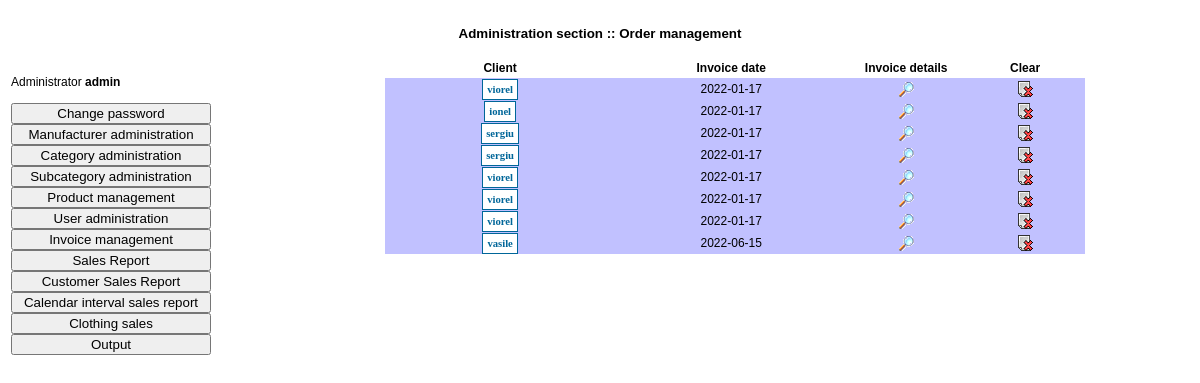
Page /admin/orders.php (signed in) on the committed database.
### tables this page shows
CREATE TABLE `tcomenzi` (
  `fIdComanda` int(11) UNSIGNED NOT NULL,
  `fIdUtilizator` int(11) UNSIGNED NOT NULL DEFAULT '0',
  `fIdCupon` int(11) DEFAULT NULL,
  `fNumeCumparator` varchar(100) DEFAULT NULL,
  `fEmailCumparator` varchar(100) DEFAULT NULL,
  `fAdresaCumparator` text,
  `fDataComanda` date DEFAULT NULL
);

CREATE TABLE `tutilizatori` (
  `fIdUtilizator` int(11) UNSIGNED NOT NULL,
  `fNumeUtilizator` varchar(32) NOT NULL DEFAULT '',
  `fParola` varchar(32) NOT NULL DEFAULT '',
  `fEmail` varchar(150) NOT NULL DEFAULT '',
  `fAdresa` text,
  `fDataInregistrare` date DEFAULT NULL
);

### admin/orders.php (the view, shortened to what this page needs)
<?php
	include_once("../include/adminfunctions.inc.php");
?>
<html>
	<head>
		<link rel="stylesheet" href="../css/admin.css" type="text/css">
	</head>
	<body>
		<table cellpadding="0" cellspacing="0" border="0" width="100%" height="100%">
			<tr style="height: 50px; width: 100%;">
				<td colspan="2" style="font-weight: bold; text-align: center; height: 50px; width: 100%; font-family: Tahoma, Verdana, Arial; font-size: 10pt;">Administration section :: Order management</td>
			</tr>
			<tr>
				<td style="width: 200px;" valign="top">
				</td>
				<td style="width: 700px;" valign="top" align="center">
					<?php
						$strSQL = "SELECT tcomenzi.*, tutilizatori.fNumeUtilizator FROM tcomenzi, tutilizatori WHERE tcomenzi.fIdUtilizator=tutilizatori.fIdUtilizator";
						$result = mysql_query($strSQL);
						echo "<table cellpadding=\"3\" cellspacing=\"0\" border=\"0\" width=\"700\" class=\"modelspecs\">\n";
						$intCount = 0;
						echo "<tr align=\"center\" style=\"font-weight: bold;\">";
						echo "<td width=\"200\">Client</td>";
						echo "<td width=\"200\">Invoice date</td>";
						echo "<td width=\"100\">Invoice details</td>";
						echo "<td width=\"100\">Clear</td>";
						echo "</tr>";
						while ($row = mysql_fetch_array($result)) {
							$intIdComanda = $row['fIdComanda'];
							$intIdUtilizator = $row['fIdUtilizator'];
							$strNumeUtilizator = $row['fNumeUtilizator'];
							$strDataComanda = $row['fDataComanda'];
							if ($intCount % 2 == 0) {
								echo "<tr bgcolor=\"#C1C1FF\">";
							} else {
								echo "<tr bgcolor=\"#C1C1FF\">";
							}
							echo "<td align=\"center\" width=\"200\"><a target=\"_blank\" class=\"genLinkReverse\" href=\"userdetails.php?intIdUtilizator=$intIdUtilizator\">$strNumeUtilizator</a></td>\n";
							echo "<td align=\"center\" width=\"200\">$strDataComanda</td>\n";
							echo "<td align=\"center\" width=\"100\"><a  href=\"detailcommand.php?intIdComanda=$intIdComanda\"><img src=\"../images/view.gif\" border=\"0\"></a></td>\n";
							echo "<td align=\"center\" width=\"100\"><a onclick=\"return confirmSubmit('Confirm the deletion of the order?')\" href=\"execute.php?action=stergerecomanda&intIdComanda=$intIdComanda\"><img src=\"../images/delete.gif\" border=\"0\"></a></td>\n";
							echo "</tr>\n";
							$intCount++;
						}
						echo "</table>\n";
					?>
				</td>
			</tr>
		</table>
	</body>
</html>

### css/admin.css (style rules this page uses)
.modelspecs { font-family: Tahoma, Verdana, Arial; font-size: 9pt; color: #000000; }
a.genLinkReverse { text-decoration: none; font-family: Tahoma, Verdana; font-size: 8pt; color: #006699; background-color: #FFFFFF; font-weight: bold; padding: 4px; border: 1px solid #006699; }

### rows in the picture
tcomenzi: tutilizatori.fNumeUtilizator "viorel", fDataComanda "2022-01-17"
tcomenzi: tutilizatori.fNumeUtilizator "ionel", fDataComanda "2022-01-17"
tcomenzi: tutilizatori.fNumeUtilizator "sergiu", fDataComanda "2022-01-17"
tcomenzi: tutilizatori.fNumeUtilizator "sergiu", fDataComanda "2022-01-17"
tcomenzi: tutilizatori.fNumeUtilizator "viorel", fDataComanda "2022-01-17"
tcomenzi: tutilizatori.fNumeUtilizator "viorel", fDataComanda "2022-01-17"
tcomenzi: tutilizatori.fNumeUtilizator "viorel", fDataComanda "2022-01-17"
tcomenzi: tutilizatori.fNumeUtilizator "vasile", fDataComanda "2022-06-15"

### other values in the picture
$strUsername "admin"
